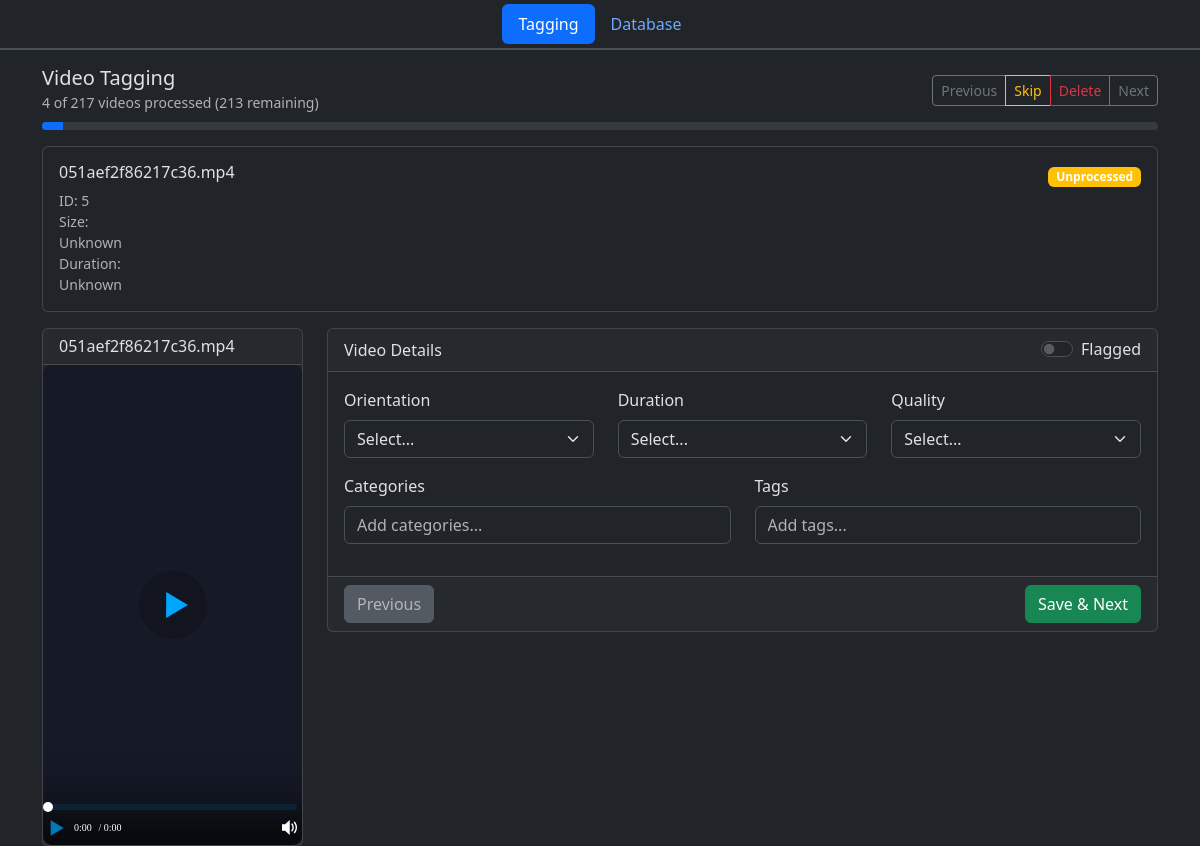
Before: / with the older database file.
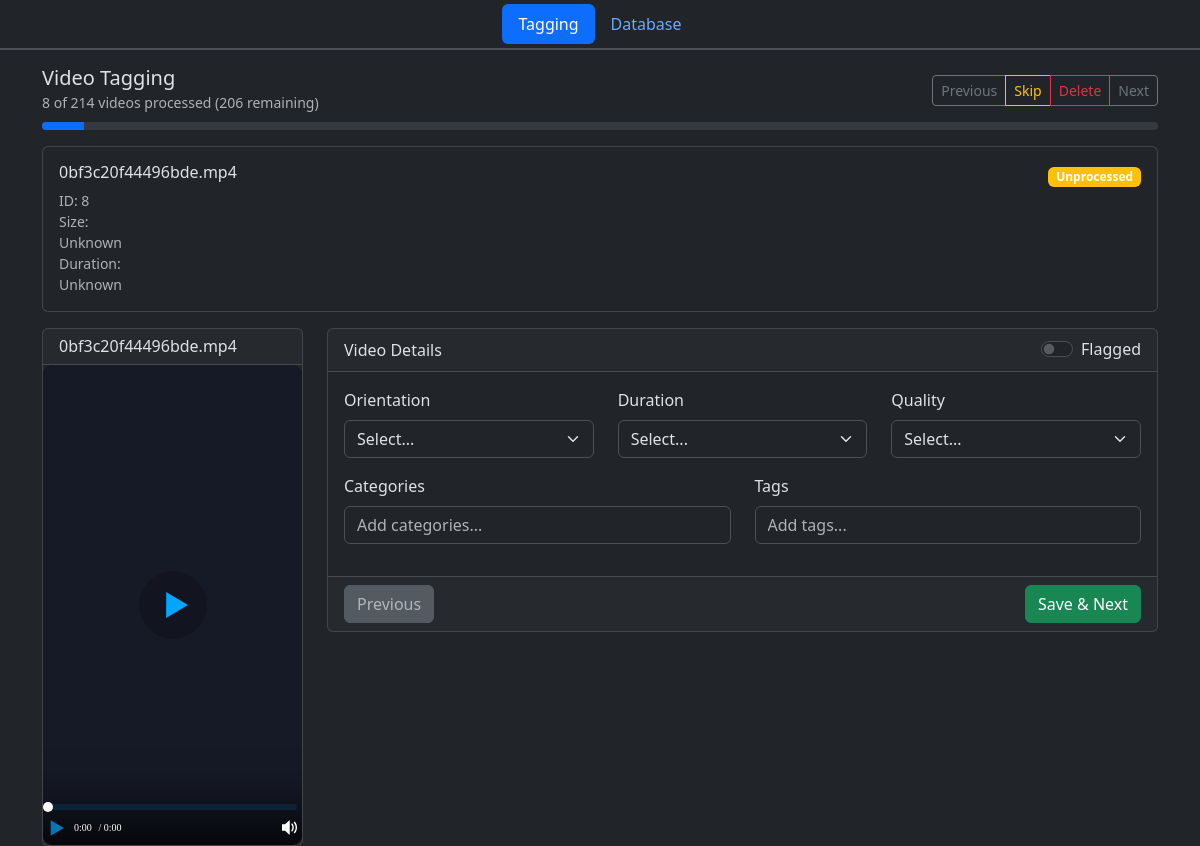
After: the same page with the newer database file.
### tables this page shows
CREATE TABLE videos (
            id INTEGER PRIMARY KEY,
            file_name TEXT UNIQUE,
            file_path TEXT,
            duration INTEGER,
            width INTEGER,
            height INTEGER,
            orientation TEXT,
            quality TEXT,
            is_processed INTEGER DEFAULT 0,
            flagged INTEGER DEFAULT 0,
            created_at DATETIME DEFAULT CURRENT_TIMESTAMP
        );

### includes/helpers.php (called while the page is built, shortened)
<?php
function getVideoMetadata($videoPath) {
    $metadata = [
        'duration' => 0,
        'width' => 0,
        'height' => 0,
        'size' => 0,
        'orientation' => 'unknown'
    ];
    if (!file_exists($videoPath)) {
        return $metadata;
    }
    return $metadata;
}
function formatDuration($seconds) {
    if ($seconds <= 0) return 'Unknown';
}
function formatFileSize($bytes) {
    if ($bytes <= 0) return 'Unknown';
    $units = ['B', 'KB', 'MB', 'GB', 'TB'];
    $bytes = max($bytes, 0);
    $pow = floor(($bytes ? log($bytes) : 0) / log(1024));
    $pow = min($pow, count($units) - 1);
    $bytes /= pow(1024, $pow);
    return round($bytes, 2) . ' ' . $units[$pow];
}
?>

### index.php (the view, shortened to what this page needs)
<?php
require_once 'config.php';
$videoId = isset($_GET['video']) ? intval($_GET['video']) : 0;
if ($videoId > 0) {
    $stmt = $db->prepare('SELECT * FROM videos WHERE id = ?');
    $stmt->bindValue(1, $videoId, SQLITE3_INTEGER);
    $result = $stmt->execute();
    $currentVideo = $result ? $result->fetchArray(SQLITE3_ASSOC) : null;
} else {
    $stmt = $db->prepare('SELECT * FROM videos WHERE is_processed = 0 LIMIT 1');
    $result = $stmt->execute();
    $currentVideo = $result ? $result->fetchArray(SQLITE3_ASSOC) : null;
}
$prevVideo = null;
$nextVideo = null;
if ($currentVideo) {
    $stmt = $db->prepare('SELECT * FROM videos WHERE id < ? ORDER BY id DESC LIMIT 1');
    $stmt->bindValue(1, $currentVideo['id'], SQLITE3_INTEGER);
    $result = $stmt->execute();
    $prevVideo = $result ? $result->fetchArray(SQLITE3_ASSOC) : null;
    $stmt = $db->prepare('SELECT * FROM videos WHERE id > ? AND is_processed = 0 ORDER BY id ASC LIMIT 1');
    $stmt->bindValue(1, $currentVideo['id'], SQLITE3_INTEGER);
    $result = $stmt->execute();
    $nextVideo = $result ? $result->fetchArray(SQLITE3_ASSOC) : null;
}
$videoMetadata = [];
if ($currentVideo) {
    $videoMetadata = getVideoMetadata($currentVideo['file_path']);
}
$totalVideos = $db->querySingle('SELECT COUNT(*) FROM videos');
$processedVideos = $db->querySingle('SELECT COUNT(*) FROM videos WHERE is_processed = 1');
$remainingVideos = $totalVideos - $processedVideos;
$progressPercent = $totalVideos > 0 ? ($processedVideos / $totalVideos * 100) : 0;
?>
<!DOCTYPE html>
<html lang="en">
<head>
    <link href="https://cdn.jsdelivr.net/npm/bootstrap@5.3.8/dist/css/bootstrap.min.css" rel="stylesheet">
    <link href="https://cdn.jsdelivr.net/npm/@yaireo/tagify/dist/tagify.css" rel="stylesheet" type="text/css" />
</head>
<body data-bs-theme="dark">
    <div class="container-fluid border-bottom border-2 p-1 m-0">
        <ul class="nav nav-pills justify-content-center">
            <li class="nav-item">
                <a class="nav-link <?php echo basename($_SERVER['PHP_SELF']) === 'index.php' ? 'active' : ''; ?>" href="index.php">
                    <i class="fa-solid fa-video"></i> Tagging
                </a>
            </li>
            <li class="nav-item">
                <a class="nav-link <?php echo basename($_SERVER['PHP_SELF']) === 'database.php' ? 'active' : ''; ?>" href="database.php">
                    <i class="fa-solid fa-database"></i> Database
                </a>
            </li>
        </ul>
    </div>
    <main class="container mt-3">
        <?php if ($currentVideo): ?>
                <div class="row mb-3">
                    <div class="col-12">
                        <div class="d-flex justify-content-between align-items-center mb-2">
                            <div>
                                <h5 class="mb-0">Video Tagging</h5>
                                <small class="text-muted">
                                    <?php echo "$processedVideos of $totalVideos videos processed"; ?>
                                    <?php if ($remainingVideos > 0): ?>
                                        (<?php echo $remainingVideos; ?> remaining)
                                    <?php endif; ?>
                                </small>
                            </div>
                            <div class="btn-group">
                            <?php if ($prevVideo): ?>
                                <a href="?video=<?php echo $prevVideo['id']; ?>" class="btn btn-outline-secondary btn-sm">
                                    <i class="fa-solid fa-arrow-left"></i> Previous
                                </a>
                            <?php endif; ?>
                            <button class="btn btn-outline-warning btn-sm" id="skip-btn">
                                <i class="fa-solid fa-forward"></i> Skip
                            </button>
                            <?php if ($currentVideo): ?>
                                <button class="btn btn-outline-danger btn-sm" id="delete-btn">
                                    <i class="fa-solid fa-trash"></i> Delete
                                </button>
                            <?php endif; ?>
                            <?php if ($nextVideo): ?>
                                <a href="?video=<?php echo $nextVideo['id']; ?>" class="btn btn-outline-secondary btn-sm">
                                    Next <i class="fa-solid fa-arrow-right"></i>
                                </a>
                            <?php endif; ?>
                        </div>
                        </div>
                        <div class="progress" style="height: 8px;">
                            <div class="progress-bar" role="progressbar"
                                style="width: <?php echo $progressPercent; ?>%">
                            </div>
                        </div>
                    </div>
                </div>
                <?php if ($currentVideo): ?>
                <div class="row mb-3">
                    <div class="col-12">
                        <div class="card">
                            <div class="card-body">
                                <div class="d-flex justify-content-between align-items-start">
                                    <div>
                                        <h6 class="mb-1">
                                            <?php echo htmlspecialchars($currentVideo['file_name'], ENT_QUOTES, 'UTF-8'); ?>
                                        </h6>
                                        <div class="row mt-2">
                                            <div class="col-md-6">
                                                <small class="text-muted">
                                                    <div><i class="fa-solid fa-hashtag"></i> ID: <?php echo $currentVideo['id']; ?></div>
                                                    <div><i class="fa-solid fa-weight-scale"></i> Size: <?php echo formatFileSize($videoMetadata['size'] ?? 0); ?></div>
                                                    <div><i class="fa-solid fa-clock"></i> Duration: <?php echo formatDuration($videoMetadata['duration'] ?? 0); ?></div>
                                                </small>
                                            </div>
                                            <div class="col-md-6">
                                            </div>
                                        </div>
                                    </div>
                                    <div>
                                        <?php if ($currentVideo['is_processed']): ?>
                                            <span class="badge bg-success">Processed</span>
                                        <?php else: ?>
                                            <span class="badge bg-warning">Unprocessed</span>
                                        <?php endif; ?>
                                    </div>
                                </div>
                            </div>
                        </div>
                    </div>
                </div>
                <?php endif; ?>
            <div class="row">
                <div class="col-md-3">
                    <div class="card">
                        <div class="card-header">
                            <h6 class="mb-0">
                                <?php echo htmlspecialchars($currentVideo['file_name'], ENT_QUOTES, 'UTF-8'); ?>
                            </h6>
                        </div>
                        <div class="card-body p-0">
                            <div id="video-player">
                            </div>
                        </div>
                    </div>
                </div>
                <div class="col-md-9">
                    <div class="card">
                        <div class="card-header d-flex justify-content-between align-items-center">
                            <span>Video Details</span>
                            <div class="form-check form-switch">
                                <input class="form-check-input" type="checkbox" id="flagged-switch">
                                <label class="form-check-label" for="flagged-switch">
                                    <i class="fa-solid fa-flag"></i> Flagged
                                </label>
                            </div>
                        </div>
                        <div class="card-body">
                            <div class="row mb-3">
                                <div class="col-md-4">
                                    <label class="form-label">
                                        <i class="fa-solid fa-rotate"></i> Orientation
                                    </label>
                                    <select class="form-select" id="video-orientation">
                                        <option value="">Select...</option>
                                    </select>
                                </div>
                                <div class="col-md-4">
                                    <label class="form-label">
                                        <i class="fa-solid fa-clock"></i> Duration
                                    </label>
                                    <select class="form-select" id="video-duration">
                                        <option value="">Select...</option>
                                    </select>
                                </div>
                                <div class="col-md-4">
                                    <label class="form-label">
                                        <i class="fa-solid fa-high-definition"></i> Quality
                                    </label>
                                    <select class="form-select" id="video-quality">
                                        <option value="">Select...</option>
                                    </select>
                                </div>
                            </div>
                            <div class="row">
                                <div class="col-md-6 mb-3">
                                    <label class="form-label">
                                        <i class="fa-solid fa-list"></i> Categories
                                    </label>
                                    <input id="category-input" class="form-control" placeholder="Add categories..."/>
                                </div>
                                <div class="col-md-6 mb-3">
                                    <label class="form-label">
                                        <i class="fa-solid fa-tags"></i> Tags
                                    </label>
                                    <input id="tags-input" class="form-control" placeholder="Add tags..."/>
                                </div>
                            </div>
                        </div>
                        <div class="card-footer">
                            <div class="d-flex justify-content-between">
                                <button class="btn btn-secondary" id="prev-btn" disabled>
                                    <i class="fa-solid fa-arrow-left"></i> Previous
                                </button>
                                <div>
                                    <button class="btn btn-success" id="save-btn">
                                        <i class="fa-solid fa-save"></i> Save & Next
                                    </button>
                                </div>
                            </div>
                        </div>
                    </div>
                </div>
            </div>
        <?php endif; ?>
    </main>
</body>
</html>

### index.php (style rules this page uses)
#video-player { width: 100%; height: auto; background: #000; display: flex; align-items: center; justify-content: center; color: #fff; }

Changed rows visible on the page:
no longer on this page (row edited): videos: file_name "051aef2f86217c36.mp4", id "5", file_path "Unknown"
now on this page (row edited): videos: file_name "0bf3c20f44496bde.mp4", id "8", file_path "Unknown"
Other visible differences:
$processedVideos: "4" → "8"
$totalVideos: "217" → "214"
$remainingVideos: "213" → "206"
$progressPercent: 1.8433179723502 → 3.7383177570093 (drawn)
